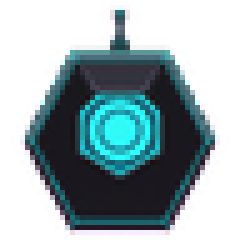
#> input picture Assets/_Project/Art/Final/Ships/companiondrone.png, 48 x 48 px (shown 5 times larger); its folder holds only this picture in this run
$ python convert_images.py ../../Assets/_Project/Art/Final/Ships out.png
#> lines starting #> are read from the running program, lines starting #| are printed output that depends on the picture
#> in convert, im is the input picture: PIL image 48x48 RGBA; mean R, G, B, A 26.1, 43.5, 51.7, 119.7
"""
Converts generated concept images (JPG/PNG on a magenta background) into the final sprites the project expects
(docs/ASSET_SPEC.md): transparent PNG, square canvas, centered, sized for mobile.

Usage:  python convert_images.py <source_root> [<dest_root>]
Default dest: Assets/_Project/Art/Final (relative to the repo root).

Rules:
- Magenta (#FF00FF) background is keyed out with a soft threshold (tolerates JPEG artifacts) and the pink
  spill on edge pixels is removed by un-mixing against the known background colour.
- Already-transparent PNGs keep their alpha. Black-background PNGs (environment renders) are keyed on black.
- 'icon' stays opaque (1024x1024). 'fortresswall' and 'hivewall' are full-canvas tiles (no keying).
- Output is cropped to content, padded to a square with a small margin and downscaled to a per-asset size.
"""
import sys, os
from pathlib import Path
import numpy as np
from PIL import Image

MAGENTA = np.array([255, 0, 255], dtype=np.float32)

# name -> (group folder, output size in px). Sizes = 2x the "canvas sugerido" of ASSET_SPEC.md.
SPEC = {
    # ships
    "ship": ("Ships", 128), "falcon": ("Ships", 128), "titan": ("Ships", 128), "phantom": ("Ships", 128),
    "novax": ("Ships", 144), "symbiont": ("Ships", 128), "nexus": ("Ships", 128),
    "companiondrone": ("Ships", 48), "flame": ("Ships", 48),
    # projectiles / effects
    "projectile": ("Projectiles", 48), "bullet": ("Projectiles", 48), "plasma": ("Projectiles", 64),
    "missile": ("Projectiles", 48), "rail": ("Projectiles", 48), "spore": ("Projectiles", 48), "web": ("Projectiles", 128),
    "dot": ("Projectiles", 96), "spark": ("Projectiles", 48), "circle": ("Items", 160), "ring": ("Projectiles", 160),
    # enemies
    "drone": ("Enemies", 96), "interceptor": ("Enemies", 96), "bomber": ("Enemies", 128), "kamikaze": ("Enemies", 96),
    "shielddrone": ("Enemies", 96), "turret": ("Enemies", 128), "asteroid": ("Enemies", 128),
    # mini-bosses
    "sentinelx": ("Bosses", 320), "widow": ("Bosses", 320), "reaperwing": ("Bosses", 288),
    # bosses
    "ironwarden": ("Bosses", 400), "destroyer": ("Bosses", 480), "bastion": ("Bosses", 480),
    "leviathan_head": ("Bosses", 256), "leviathan_segment": ("Bosses", 128), "corsairqueen": ("Bosses", 400),
    "assembler": ("Bosses", 480), "aetherguardian": ("Bosses", 400), "riftwalker": ("Bosses", 400),
    "hivequeen": ("Bosses", 480), "omegacore": ("Bosses", 480), "omegacore2": ("Bosses", 480), "omegacore3": ("Bosses", 480),
    # parts
    "turretpart": ("Bosses", 80), "fabricator": ("Bosses", 80), "crystal": ("Bosses", 80),
    # ui
    "panel": ("UI", 64), "logo": ("UI", 256), "icon": ("Icon", 1024),
    # environment
    "planet": ("Environment", 512), "colony": ("Environment", 512), "fortresswall": ("Environment", 512),
    "ruins": ("Environment", 512), "rift": ("Environment", 512), "starcore": ("Environment", 512),
    "hivewall": ("Environment", 512), "satellite": ("Environment", 128),
}
OPAQUE = {"icon", "fortresswall", "hivewall"}
# Sprites the game recolours at runtime must be pure white (luminance -> alpha-weighted white).
WHITE = {"dot", "spark", "ring", "flame"}
KEEP_MARGIN = {"panel": 0.0, "dot": 0.02, "ring": 0.02, "starcore": 0.0, "planet": 0.02}
DEFAULT_MARGIN = 0.04


def key_background(rgba: np.ndarray, bg: np.ndarray, lo: float, hi: float) -> np.ndarray:
    """Soft chroma key against a known background colour, with spill removal on partial pixels."""
    rgb = rgba[..., :3].astype(np.float32)
    dist = np.sqrt(((rgb - bg) ** 2).sum(axis=-1))
    alpha = np.clip((dist - lo) / (hi - lo), 0.0, 1.0)
    # un-mix: pixel = a*fg + (1-a)*bg  ->  fg = (pixel - (1-a)*bg) / a
    a3 = alpha[..., None]
    fg = np.where(a3 > 0.02, (rgb - (1.0 - a3) * bg) / np.maximum(a3, 0.02), rgb)
    fg = np.clip(fg, 0, 255)
    out = np.dstack([fg.astype(np.uint8), (alpha * 255).astype(np.uint8)])
    # keep any transparency the source already had
    out[..., 3] = np.minimum(out[..., 3], rgba[..., 3])
    return out


def is_magenta_bg(rgba: np.ndarray) -> bool:
    h, w = rgba.shape[:2]
#> h = 48; w = 48
    corners = np.array([rgba[0, 0, :3], rgba[0, w - 1, :3], rgba[h - 1, 0, :3], rgba[h - 1, w - 1, :3]], dtype=np.float32)
#> corners = [[0, 0, 0], [0, 0, 0], [0, 0, 0], [0, 0, 0]]
    return bool((np.sqrt(((corners - MAGENTA) ** 2).sum(axis=-1)) < 80).all())


def uniform_corner_bg(rgba: np.ndarray):
    """Returns the mean corner colour when the image is opaque and its four corners agree (any flat backdrop)."""
    if not bool((rgba[..., 3] > 250).all()):
        return None
    h, w = rgba.shape[:2]
    c = np.array([rgba[0, 0, :3], rgba[0, w - 1, :3], rgba[h - 1, 0, :3], rgba[h - 1, w - 1, :3]], dtype=np.float32)
    return c.mean(axis=0) if float(c.std(axis=0).max()) < 12.0 else None


def to_white(rgba: np.ndarray, radial_glow: bool = False) -> np.ndarray:
    lum = (0.299 * rgba[..., 0] + 0.587 * rgba[..., 1] + 0.114 * rgba[..., 2]) / 255.0
    alpha = (rgba[..., 3].astype(np.float32) / 255.0) * np.clip(lum * 1.15, 0, 1)
    if radial_glow:
        # Glow sprites are used as additive halos: fade smoothly from the centre so they never read as discs.
        h, w = alpha.shape
        yy, xx = np.mgrid[0:h, 0:w]
        r = np.sqrt(((xx - (w - 1) / 2) / (w / 2)) ** 2 + ((yy - (h - 1) / 2) / (h / 2)) ** 2)
        alpha = alpha * np.clip(1.0 - r, 0, 1) ** 1.6
    out = np.zeros_like(rgba)
    out[..., :3] = 255
    out[..., 3] = (alpha * 255).astype(np.uint8)
    return out


def is_black_bg(rgba: np.ndarray) -> bool:
    h, w = rgba.shape[:2]
#> h = 48; w = 48
    corners = np.array([rgba[0, 0, :3], rgba[0, w - 1, :3], rgba[h - 1, 0, :3], rgba[h - 1, w - 1, :3]], dtype=np.float32)
#> corners = [[0, 0, 0], [0, 0, 0], [0, 0, 0], [0, 0, 0]]
    return bool((corners.max(axis=-1) < 24).all()) and bool((rgba[..., 3] > 0).all())


def crop_square(rgba: np.ndarray, margin: float) -> np.ndarray:
#> called with margin = 0.04
    alpha = rgba[..., 3]
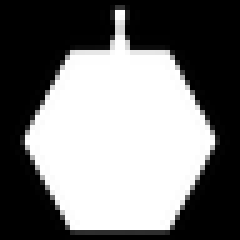
#> alpha: shape (48, 48) (shown 5 times larger); min 0, max 255, mean 119.7
    ys, xs = np.where(alpha > 8)
#> ys = 1165 values from 1 to 46; xs = 1165 values, max 43 at index 590, min 4 at index 551, mean 23.5
    if len(xs) == 0:
        return rgba
    x0, x1, y0, y1 = xs.min(), xs.max() + 1, ys.min(), ys.max() + 1
#> x0 = 4; x1 = 44; y0 = 1; y1 = 47
    content = rgba[y0:y1, x0:x1]
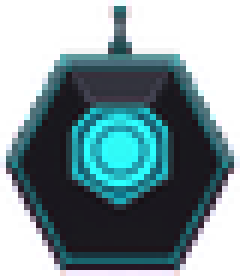
#> content: shape (46, 40, 4) (shown 6 times larger); mean R, G, B, A 32.3, 53.9, 64, 149.9; transparent parts drawn white
    ch, cw = content.shape[:2]
#> ch = 46; cw = 40
    side = int(max(ch, cw) * (1.0 + 2 * margin)) + 2
#> side = 51
    canvas = np.zeros((side, side, 4), dtype=np.uint8)
    oy, ox = (side - ch) // 2, (side - cw) // 2
#> oy = 2; ox = 5
    canvas[oy:oy + ch, ox:ox + cw] = content
    return canvas


def resize(rgba: np.ndarray, size: int) -> Image.Image:
#> called with size = 48
    im = Image.fromarray(rgba, "RGBA")
    if im.width == size:
        return im
    # premultiply before filtering so transparent pixels do not bleed dark fringes
    arr = np.array(im).astype(np.float32)
    a = arr[..., 3:4] / 255.0
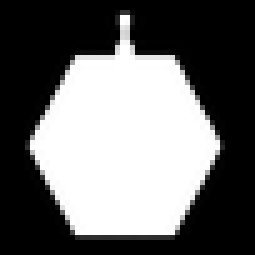
#> a: shape (51, 51, 1) float32 (shown 5 times larger); min 0, max 1, mean 0.416
    prem = np.dstack([arr[..., :3] * a, arr[..., 3:4]]).astype(np.uint8)
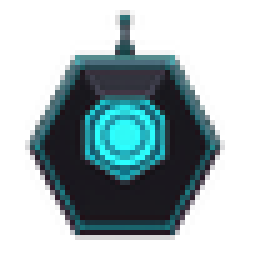
#> prem: shape (51, 51, 4) (shown 5 times larger); mean R, G, B, A 15.7, 31.6, 35.3, 106; transparent parts drawn white
    small = Image.fromarray(prem, "RGBA").resize((size, size), Image.LANCZOS)
    s = np.array(small).astype(np.float32)
    sa = s[..., 3:4] / 255.0
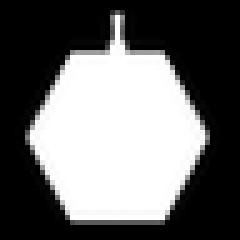
#> sa: shape (48, 48, 1) float32 (shown 5 times larger); min 0, max 1, mean 0.416
    rgb = np.where(sa > 0.004, s[..., :3] / np.maximum(sa, 0.004), 0)
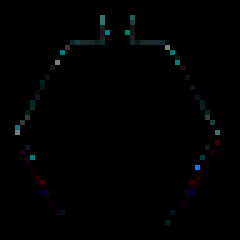
#> rgb: shape (48, 48, 3) float32 (shown 5 times larger); mean R, G, B 133.3, 233.8, 270.5; drawn with min black and max white
    return Image.fromarray(np.dstack([np.clip(rgb, 0, 255), s[..., 3:4]]).astype(np.uint8), "RGBA")
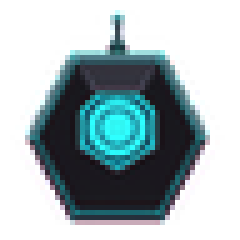
#> returned value: PIL image 48x48 RGBA (shown 5 times larger); mean R, G, B, A 27.1, 43.2, 49.8, 106; transparent parts drawn white


def convert(src: Path, dest_root: Path):
    name = src.stem.lower()
    if name not in SPEC:
        return f"SKIP (unknown name) {src}"
    group, size = SPEC[name]
    im = Image.open(src).convert("RGBA")
    rgba = np.array(im)

    if name in OPAQUE:
        out = Image.fromarray(rgba, "RGBA").resize((size, size), Image.LANCZOS)
        if name == "icon":
            out = out.convert("RGB").convert("RGBA")  # force opaque
        mode = "opaque"
    else:
        if is_magenta_bg(rgba):
            keyed = key_background(rgba, MAGENTA, lo=70.0, hi=150.0)
            mode = "magenta"
        elif is_black_bg(rgba):
            keyed = key_background(rgba, np.zeros(3, np.float32), lo=18.0, hi=60.0)
            mode = "black"
        elif (bg := uniform_corner_bg(rgba)) is not None:
            keyed = key_background(rgba, bg, lo=40.0, hi=110.0)
            mode = "corner"
        else:
            keyed = rgba
            mode = "alpha"
        if name in WHITE:
            keyed = to_white(keyed, radial_glow=(name == "dot"))
        keyed = crop_square(keyed, KEEP_MARGIN.get(name, DEFAULT_MARGIN))
        out = resize(keyed, size)

    dest = dest_root / group / f"{name}.png"
    dest.parent.mkdir(parents=True, exist_ok=True)
    out.save(dest, "PNG", optimize=True)
    return f"{name:18} {mode:8} {im.width}x{im.height} -> {size}x{size}  {dest.relative_to(dest_root)}"


def main():
    if len(sys.argv) < 2:
        print(__doc__)
        sys.exit(1)
    src_root = Path(sys.argv[1])
    repo = Path(__file__).resolve().parents[2]
    dest_root = Path(sys.argv[2]) if len(sys.argv) > 2 else repo / "Assets" / "_Project" / "Art" / "Final"
    seen = set()
    for src in sorted(src_root.rglob("*")):
        if src.suffix.lower() not in (".jpg", ".jpeg", ".png", ".webp"):
            continue
        name = src.stem.lower()
        if name in seen:
            print(f"DUP  skipped {src} (already converted from another folder)")
            continue
        seen.add(name)
        print(convert(src, dest_root))
    missing = sorted(set(SPEC) - seen)
    print(f"\nconverted: {len(seen)}   missing: {len(missing)} -> {', '.join(missing) if missing else 'none'}")


if __name__ == "__main__":
    main()

$ run again, on Assets/_Project/Art/Final/Ships/phantom.png
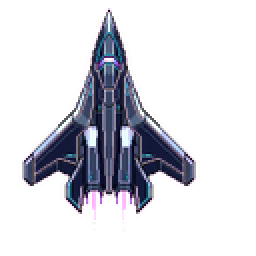
#> input picture Assets/_Project/Art/Final/Ships/phantom.png, 128 x 128 px (shown 2 times larger)
#> in convert, im is the input picture: PIL image 128x128 RGBA; mean R, G, B, A 17.6, 17, 25.2, 54.3
#> in is_magenta_bg, `corners = np.array([rgba[0, 0, :3], rgba[0, w - 1, :3], rgba[h - 1, 0,..`: corners = [[0, 0, 0], [0, 0, 0], [0, 0, 0], [0, 0, 0]]
#> in is_black_bg, `h, w = rgba.shape[:2]`: h = 128
#> in is_black_bg, `corners = np.array([rgba[0, 0, :3], rgba[0, w - 1, :3], rgba[h - 1, 0,..`: corners = [[0, 0, 0], [0, 0, 0], [0, 0, 0], [0, 0, 0]]
#> in crop_square, `alpha = rgba[..., 3]`:
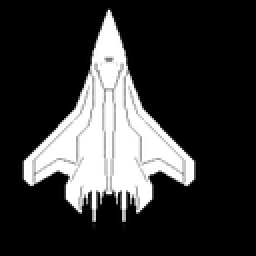
#> alpha: shape (128, 128) (shown 2 times larger); min 0, max 255, mean 54.3
#> ys = 3913 values from 4 to 114; xs = 3913 values, max 97 at index 2551, min 11 at index 2465, mean 53.99
#> x0 = 11; x1 = 98; y0 = 4; y1 = 115
#> in resize, `rgb = np.where(sa > 0.004, s[..., :3] / np.maximum(sa, 0.004), 0)`:
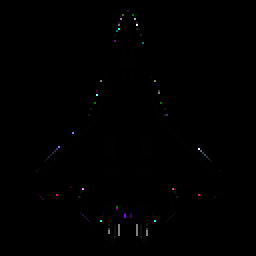
#> rgb: shape (128, 128, 3) float32 (shown 2 times larger); mean R, G, B 82, 76.5, 105.3; drawn with min black and max white
